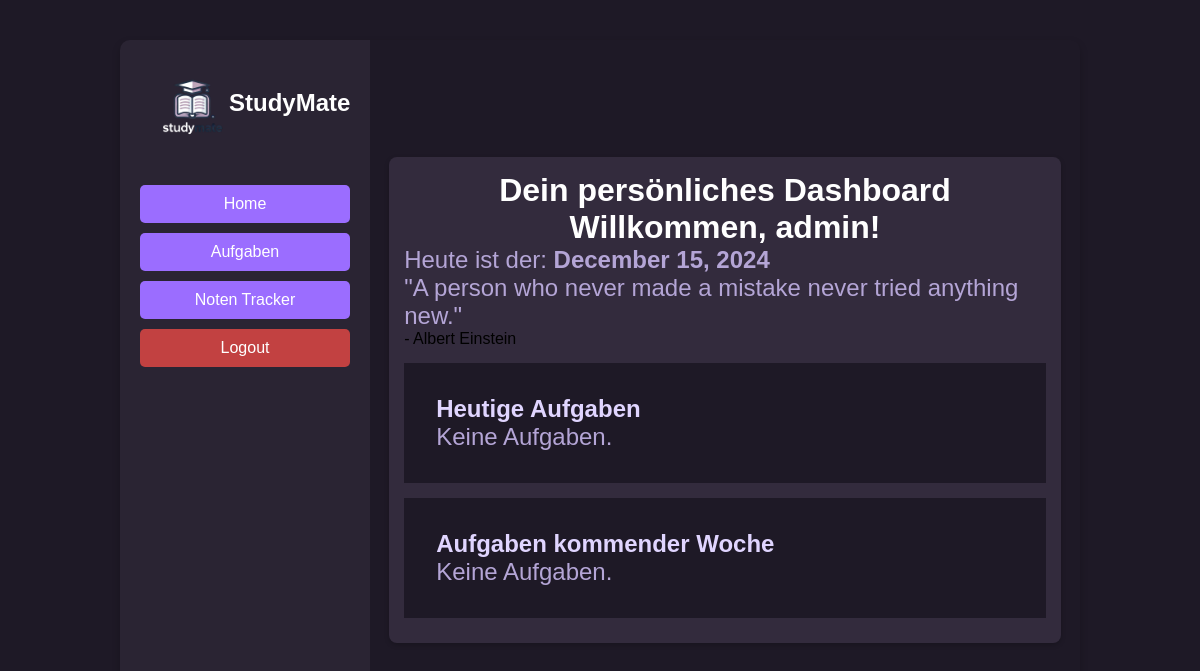
/ (signed in), run on an earlier commit of the app's database.
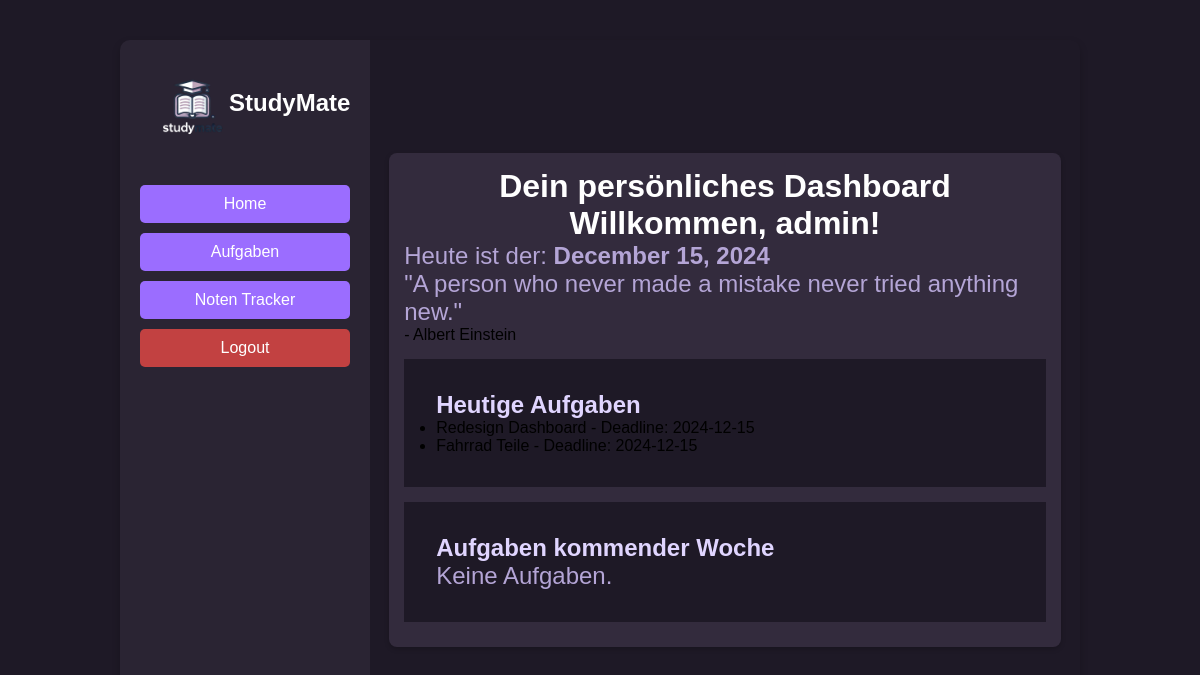
And on a later commit of the database.
### app/models.py (models this page shows)
class ToDo(db.Model):
    id = db.Column(db.Integer, primary_key=True)
    title = db.Column(db.String(100), nullable=False)
    description = db.Column(db.Text, nullable=True)
    created_at = db.Column(db.DateTime, default=db.func.current_timestamp())
    user_id = db.Column(db.Integer, db.ForeignKey('user.id'))
    deadline = db.Column(db.DateTime, nullable=True)

### app/routes.py (the view)
@main.route("/")
@login_required
def home():
    quotes = [
        "Life is like riding a bicycle. To keep your balance, you must keep moving.",
        "Imagination is more important than knowledge.",
        "A person who never made a mistake never tried anything new.",
        "The important thing is not to stop questioning. Curiosity has its own reason for existence.",
        "Strive not to be a success, but rather to be of value."
    ]
    current_date = datetime.now().strftime("%B %d, %Y")
    quote = random.choice(quotes)
    today = datetime.now().date()
    tomorror = today + timedelta(days=1)
    next_week = tomorror + timedelta(days=7)
    today_tasks = ToDo.query.filter(
        ToDo.user_id == current_user.id,
        ToDo.deadline >= today,  # Check if the deadline is today or later
        ToDo.deadline < today + timedelta(days=1)  # Ensure it's only today's tasks
    ).all()
    upcoming_tasks = ToDo.query.filter(
        ToDo.user_id == current_user.id,
        ToDo.deadline > tomorror,
        ToDo.deadline <= next_week
    ).order_by(ToDo.deadline).all()
    return render_template("index.html", current_date=current_date, quote=quote, today_tasks=today_tasks, upcoming_tasks=upcoming_tasks)

### app/__init__.py (called while the page is built)
@login_manager.user_loader
def load_user(user_id):
    return User.query.get(int(user_id))

### app/templates/index.html (shortened to what this page needs)
{% extends 'base.html' %}
{% block content %}
    <div class="greeter">
        <h1>Dein persönliches Dashboard</h1>
        <h1>Willkommen, <strong>{{ current_user.username }}</strong>!</h1>
        <p>Heute ist der: <strong>{{ current_date }}</strong></p>
        <div class="quote-card">
            <blockquote>
                <p>"{{ quote }}"</p>
                <footer>- Albert Einstein</footer>
            </blockquote>
        </div>
        <div class="overview">
            <h2>Heutige Aufgaben</h2>
            {% if today_tasks %}
                <ul>
                    {% for task in today_tasks %}
                        <li>{{ task.title }} - Deadline: {{ task.deadline.strftime('%Y-%m-%d') }}</li>
                    {% endfor %}
                </ul>
            {% else %}
                <p>Keine Aufgaben.</p>
            {% endif %}
        </div>
        <div class="overview">
            <h2>Aufgaben kommender Woche</h2>
            {% if upcoming_tasks %}
                <ul>
                    {% for task in upcoming_tasks %}
                        <li>{{ task.title }} - Deadline: {{ task.deadline.strftime('%Y-%m-%d') }}</li>
                    {% endfor %}
                </ul>
            {% else %}
                <p>Keine Aufgaben.</p>
            {% endif %}
        </div>
    </div>
{% endblock %}

What changed in the data, as far as the page shows it:
added ToDo: title "Redesign Dashboard", deadline "2024-12-15"
added ToDo: title "Fahrrad Teile", deadline "2024-12-15"
Also different on the page:
text no longer shown: "Keine Aufgaben."
